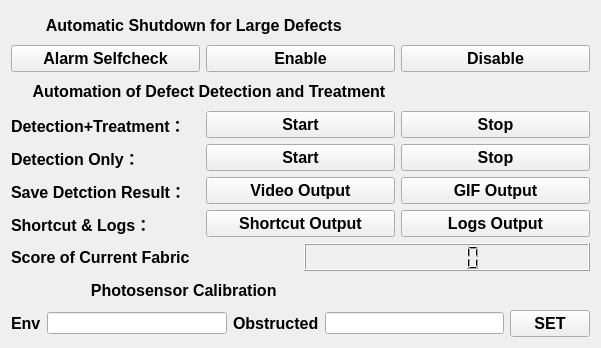
   <widget class="QWidget" name="verticalLayoutWidget_5">
    <property name="geometry">
     <rect>
      <x>1099</x>
      <y>1009</y>
      <width>601</width>
      <height>348</height>
     </rect>
    </property>
    <layout class="QVBoxLayout" name="verticalLayout_5">
     <item>
      <layout class="QHBoxLayout" name="horizontalLayout_40">
       <item>
        <widget class="QLabel" name="label_45">
         <property name="font">
          <font>
           <pointsize>12</pointsize>
           <weight>75</weight>
           <bold>true</bold>
          </font>
         </property>
         <property name="text">
          <string>        Automatic Shutdown for Large Defects</string>
         </property>
        </widget>
       </item>
      </layout>
     </item>
     <item>
      <layout class="QHBoxLayout" name="horizontalLayout_41">
       <item>
        <widget class="QPushButton" name="pushButton_42">
         <property name="font">
          <font>
           <pointsize>12</pointsize>
           <weight>75</weight>
           <bold>true</bold>
          </font>
         </property>
         <property name="text">
          <string>Alarm Selfcheck</string>
         </property>
        </widget>
       </item>
       <item>
        <widget class="QPushButton" name="pushButton_43">
         <property name="font">
          <font>
           <pointsize>12</pointsize>
           <weight>75</weight>
           <bold>true</bold>
          </font>
         </property>
         <property name="text">
          <string>Enable</string>
         </property>
        </widget>
       </item>
       <item>
        <widget class="QPushButton" name="pushButton_44">
         <property name="font">
          <font>
           <pointsize>12</pointsize>
           <weight>75</weight>
           <bold>true</bold>
          </font>
         </property>
         <property name="text">
          <string>Disable</string>
         </property>
        </widget>
       </item>
      </layout>
     </item>
     <item>
      <layout class="QHBoxLayout" name="horizontalLayout_30">
       <item>
        <widget class="QLabel" name="label_33">
         <property name="font">
          <font>
           <pointsize>12</pointsize>
           <weight>75</weight>
           <bold>true</bold>
          </font>
         </property>
         <property name="text">
          <string>     Automation of Defect Detection and Treatment</string>
         </property>
        </widget>
       </item>
      </layout>
     </item>
     <item>
      <layout class="QHBoxLayout" name="horizontalLayout_31">
       <item>
        <widget class="QLabel" name="label_34">
         <property name="font">
          <font>
           <pointsize>12</pointsize>
           <weight>75</weight>
           <bold>true</bold>
          </font>
         </property>
         <property name="text">
          <string>Detection+Treatment： </string>
         </property>
        </widget>
       </item>
       <item>
        <widget class="QPushButton" name="pushButton_31">
         <property name="font">
          <font>
           <pointsize>12</pointsize>
           <weight>75</weight>
           <bold>true</bold>
          </font>
         </property>
         <property name="text">
          <string>Start</string>
         </property>
        </widget>
       </item>
       <item>
        <widget class="QPushButton" name="pushButton_32">
         <property name="font">
          <font>
           <pointsize>12</pointsize>
           <weight>75</weight>
           <bold>true</bold>
          </font>
         </property>
         <property name="text">
          <string>Stop</string>
         </property>
        </widget>
       </item>
      </layout>
     </item>
     <item>
      <layout class="QHBoxLayout" name="horizontalLayout_32">
       <item>
        <widget class="QLabel" name="label_35">
         <property name="font">
          <font>
           <pointsize>12</pointsize>
           <weight>75</weight>
           <bold>true</bold>
          </font>
         </property>
         <property name="text">
          <string>Detection Only：      </string>
         </property>
        </widget>
       </item>
       <item>
        <widget class="QPushButton" name="pushButton_33">
         <property name="font">
          <font>
           <pointsize>12</pointsize>
           <weight>75</weight>
           <bold>true</bold>
          </font>
         </property>
         <property name="text">
          <string>Start</string>
         </property>
        </widget>
       </item>
       <item>
        <widget class="QPushButton" name="pushButton_34">
         <property name="font">
          <font>
           <pointsize>12</pointsize>
           <weight>75</weight>
           <bold>true</bold>
          </font>
         </property>
         <property name="text">
          <string>Stop</string>
         </property>
        </widget>
       </item>
      </layout>
     </item>
     <item>
      <layout class="QHBoxLayout" name="horizontalLayout_36">
       <item>
        <widget class="QLabel" name="label_41">
         <property name="font">
          <font>
           <pointsize>12</pointsize>
           <weight>75</weight>
           <bold>true</bold>
          </font>
         </property>
         <property name="text">
          <string>Save Detction Result：</string>
         </property>
        </widget>
       </item>
       <item>
        <widget class="QPushButton" name="pushButton_38">
         <property name="font">
          <font>
           <pointsize>12</pointsize>
           <weight>75</weight>
           <bold>true</bold>
          </font>
         </property>
         <property name="text">
          <string>Video Output</string>
         </property>
        </widget>
       </item>
       <item>
        <widget class="QPushButton" name="pushButton_39">
         <property name="font">
          <font>
           <pointsize>12</pointsize>
           <weight>75</weight>
           <bold>true</bold>
          </font>
         </property>
         <property name="text">
          <string>GIF Output</string>
         </property>
        </widget>
       </item>
      </layout>
     </item>
     <item>
      <layout class="QHBoxLayout" name="horizontalLayout_37">
       <item>
        <widget class="QLabel" name="label_42">
         <property name="font">
          <font>
           <pointsize>12</pointsize>
           <weight>75</weight>
           <bold>true</bold>
          </font>
         </property>
         <property name="text">
          <string>Shortcut &amp; Logs：     </string>
         </property>
        </widget>
       </item>
       <item>
        <widget class="QPushButton" name="pushButton_40">
         <property name="font">
          <font>
           <pointsize>12</pointsize>
           <weight>75</weight>
           <bold>true</bold>
          </font>
         </property>
         <property name="text">
          <string>Shortcut Output</string>
         </property>
        </widget>
       </item>
       <item>
        <widget class="QPushButton" name="pushButton_41">
         <property name="font">
          <font>
           <pointsize>12</pointsize>
           <weight>75</weight>
           <bold>true</bold>
          </font>
         </property>
         <property name="text">
          <string>Logs Output</string>
         </property>
        </widget>
       </item>
      </layout>
     </item>
     <item>
      <layout class="QHBoxLayout" name="horizontalLayout_33">
       <item>
        <widget class="QLabel" name="label_36">
         <property name="font">
          <font>
           <pointsize>12</pointsize>
           <weight>75</weight>
           <bold>true</bold>
          </font>
         </property>
         <property name="text">
          <string>Score of Current Fabric</string>
         </property>
        </widget>
       </item>
       <item>
        <widget class="QLCDNumber" name="lcdNumber_5"/>
       </item>
      </layout>
     </item>
     <item>
      <layout class="QHBoxLayout" name="horizontalLayout_34">
       <item>
        <widget class="QLabel" name="label_37">
         <property name="font">
          <font>
           <pointsize>12</pointsize>
           <weight>75</weight>
           <bold>true</bold>
          </font>
         </property>
         <property name="text">
          <string>                  Photosensor Calibration</string>
         </property>
        </widget>
       </item>
      </layout>
     </item>
     <item>
      <layout class="QHBoxLayout" name="horizontalLayout_35">
       <item>
        <widget class="QLabel" name="label_38">
         <property name="font">
          <font>
           <pointsize>12</pointsize>
           <weight>75</weight>
           <bold>true</bold>
          </font>
         </property>
         <property name="text">
          <string>Env</string>
         </property>
        </widget>
       </item>
       <item>
        <widget class="QLineEdit" name="lineEdit_2"/>
       </item>
       <item>
        <widget class="QLabel" name="label_39">
         <property name="font">
          <font>
           <pointsize>12</pointsize>
           <weight>75</weight>
           <bold>true</bold>
          </font>
         </property>
         <property name="text">
          <string>Obstructed</string>
         </property>
        </widget>
       </item>
       <item>
        <widget class="QLineEdit" name="lineEdit_3"/>
       </item>
       <item>
        <widget class="QPushButton" name="pushButton_35">
         <property name="font">
          <font>
           <pointsize>12</pointsize>
           <weight>75</weight>
           <bold>true</bold>
          </font>
         </property>
         <property name="text">
          <string>SET</string>
         </property>
        </widget>
       </item>
      </layout>
     </item>
    </layout>
   </widget>
